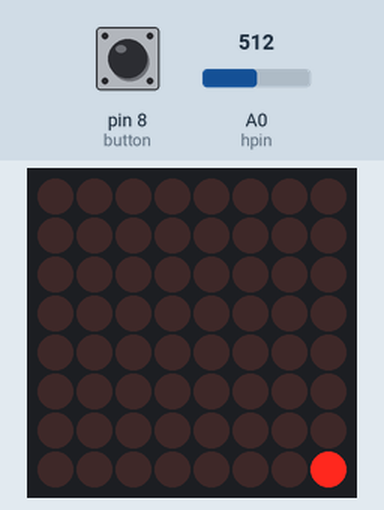
Recording of a sketch running on a simulated Arduino Uno, built with avr-gcc and run on an emulated ATmega328P. On the bench: 8×8 LED matrix. The test bench sets the inputs (shaded band); at power-on: A0 (hpin) = 512, pin 8 (button) HIGH.

Above: at 1.2 s.
1.3 s: A0 (hpin) set to 522
At 2.8 s:
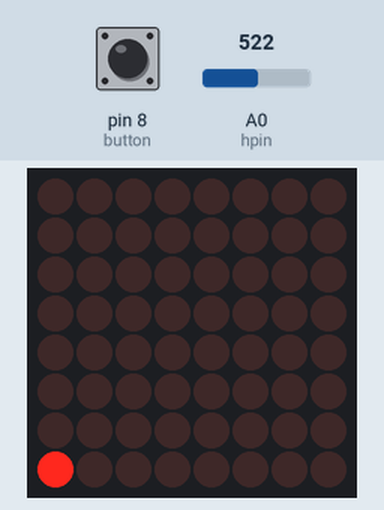
3.2 s: A0 (hpin) set to 511
At 3.25 s:
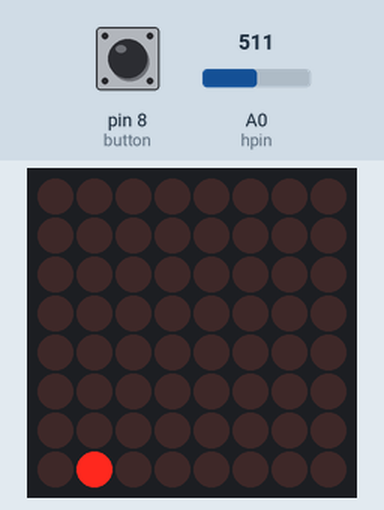
5.3 s: A0 (hpin) set to 716
At 5.35 s:
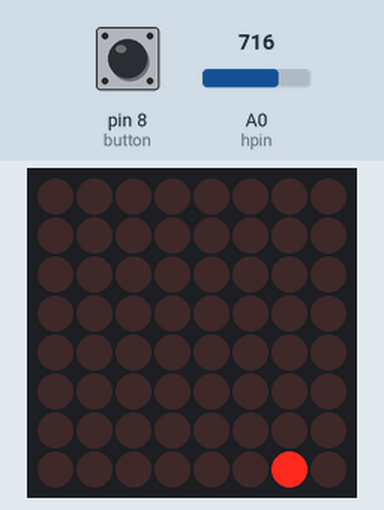
Timing chart, 0 to 8.3 s (numbered marks = the images above; inputs shaded):
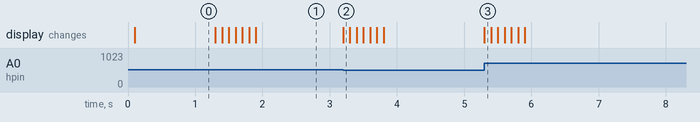

The sketch:

sketch.ino
```cpp
#include <MD_MAX72xx.h>
#include <ezButton.h>

// matrix controls
const byte data_pin = 11;
const byte chip_select_pin = 10;
const byte clock_pin = 13;
const byte max_devices = 1;

int y = 7;
int x = 0;
int direction = "";

ezButton button(8);

long int current_time, prev_time_random_object = 0, prev_time_player_movement = 0;
int threshold = 400;

int random_object1_position_x = 3;
int random_object_position_y = 8;
int random_object2_position_x = 3;
int random_object3_position_x = 3;

// creating matrix object
MD_MAX72XX matrix = MD_MAX72XX(MD_MAX72XX::PAROLA_HW, chip_select_pin, max_devices);

// define the joystick controls
const byte hpin = A0;
const byte vpin = A1;

void setup() {
  Serial.begin(9600);

  matrix.begin();
  matrix.clear();

  button.setDebounceTime(25);
}

void loop() {

  // put your main code here, to run repeatedly:
  button.loop();
  current_time = millis();
  check_direction();

  //control the movement the player sprite and draws all the objects
  if (current_time - prev_time_player_movement >= 100) {
    prev_time_player_movement = current_time;

    matrix.clear();

    move_sprite();
    matrix.setPoint(y, x, true);

    /* write code to show all three random objects
     on the LED Dot Matrix Display*/


  }

  //controls the movement of the random_object
  if (current_time - prev_time_random_object >= threshold) {
    prev_time_random_object = current_time;
    random_object_position_y++;

    /* when the random object reaches the bottom,
    generate a new random object and
    increase the threshold to make the game faster with falling object*/


  }

}

void check_direction() {
  if (analogRead(hpin) > 512)
    direction = "left";
  else if (analogRead(hpin) < 512)
    direction = "right";
  else
    direction = "";
}

void window_check() {
  if (x > 7 ) x = 7;
  else if (x < 0) x = 0;
}

void move_sprite() {
  if (direction == "left") x++;
  else if (direction == "right") x--;

  window_check();
}

/* Write a function that generates the random x positions for the three
falling objects, the three objects shouldn't have same x position.
Variable random_object_position_y controls y position of all 3 objects.
Variables random_object1_position_x,random_object2_position_x and
random_object3_position_x controls the x position of
object1, object2, object3 respectively */

void generate_random_objects() {


}
```

Measured:
- the behaviour switches between 512 and 513 on A0 (hpin) (found by bisection; images 0 and 1)
- after the input at 1.3 s, the display: first changes at once (image 1 shows a later state)
- after the input at 3.2 s, the display: changes at once (image 2)
- after the input at 5.3 s, the display: changes at once (image 3)
